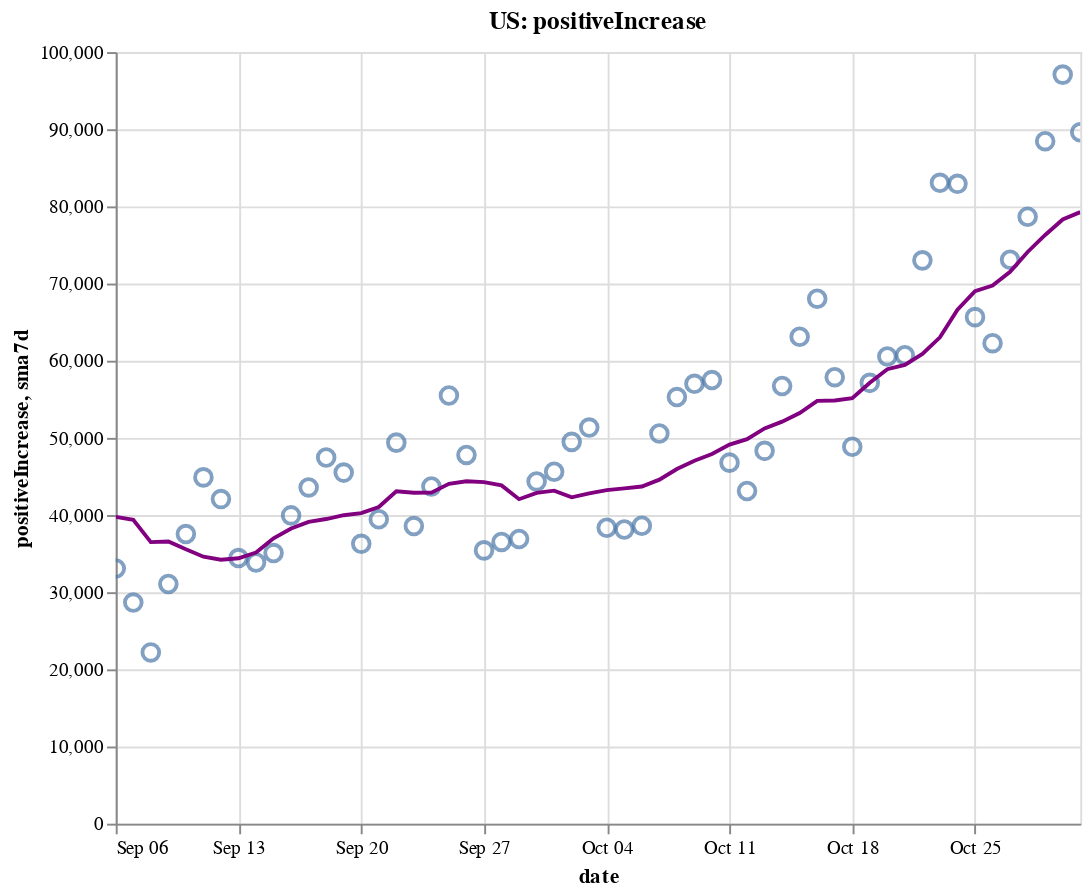

Notebook source saved alongside this figure:
### Code cell
create_plot(us, 'positiveIncrease')

### Figure 1 — Vega-Lite specification as saved in the notebook (floating-point values rounded to 4 significant figures)
{"config": {"view": {"continuousWidth": 400, "continuousHeight": 300}}, "layer": [{"layer": [{"mark": {"type": "point", "size": 75}, "encoding": {"tooltip": [{"type": "temporal", "field": "date"}, {"type": "quantitative", "field": "positiveIncrease"}, {"type": "quantitative", "field": "sma7d"}], "x": {"type": "temporal", "field": "date"}, "y": {"type": "quantitative", "field": "positiveIncrease"}}, "selection": {"selector002": {"type": "interval", "bind": "scales", "encodings": ["x", "y"]}}}, {"mark": {"type": "line", "color": "purple"}, "encoding": {"x": {"type": "temporal", "field": "date"}, "y": {"type": "quantitative", "field": "sma7d"}}}]}, {"mark": {"type": "rule", "color": "#aaa"}, "encoding": {"x": {"type": "temporal", "field": "date"}}, "transform": [{"filter": {"selection": "selector001"}}]}, {"mark": "circle", "encoding": {"opacity": {"condition": {"value": 1, "selection": "selector001"}, "value": 0}, "tooltip": [{"type": "temporal", "field": "date"}, {"type": "quantitative", "field": "positiveIncrease"}, {"type": "quantitative", "field": "sma7d"}], "x": {"type": "temporal", "field": "date"}, "y": {"type": "quantitative", "field": "positiveIncrease"}}, "selection": {"selector001": {"type": "single", "encodings": ["x"], "on": "mouseover", "nearest": true, "empty": "none"}}}, {"mark": {"type": "text", "align": "left", "dx": 5, "dy": -5, "stroke": "white", "strokeWidth": 2}, "encoding": {"text": {"type": "quantitative", "field": "positiveIncrease"}, "tooltip": [{"type": "temporal", "field": "date"}, {"type": "quantitative", "field": "positiveIncrease"}, {"type": "quantitative", "field": "sma7d"}], "x": {"type": "temporal", "field": "date"}, "y": {"type": "quantitative", "field": "positiveIncrease"}}, "transform": [{"filter": {"selection": "selector001"}}]}, {"mark": {"type": "text", "align": "left", "dx": 5, "dy": -5}, "encoding": {"text": {"type": "quantitative", "field": "positiveIncrease"}, "tooltip": [{"type": "temporal", "field": "date"}, {"type": "quantitative", "field": "positiveIncrease"}, {"type": "quantitative", "field": "sma7d"}], "x": {"type": "temporal", "field": "date"}, "y": {"type": "quantitative", "field": "positiveIncrease"}}, "transform": [{"filter": {"selection": "selector001"}}]}], "data": {"name": "data-1948be56223b7acf8a994857016dca43"}, "height": 400, "title": "US: positiveIncrease", "width": 500, "$schema": "https://vega.github.io/schema/vega-lite/v4.8.1.json", "datasets": {"data-1948be56223b7acf8a994857016dca43": [{"date": "2020-09-06T00:00:00", "totalTestResultsIncrease": 831400.0, "positiveIncrease": 33070.0, "death": 181100.0, "deathIncrease": 449.0, "positiveRate": 0.04, "state": "US", "sma7d": 39760.0}, {"date": "2020-09-07T00:00:00", "totalTestResultsIncrease": 662900.0, "positiveIncrease": 28660.0, "death": 181300.0, "deathIncrease": 225.0, "positiveRate": 0.043, "state": "US", "sma7d": 39370.0}, {"date": "2020-09-08T00:00:00", "totalTestResultsIncrease": 582900.0, "positiveIncrease": 22200.0, "death": 181700.0, "deathIncrease": 358.0, "positiveRate": 0.038, "state": "US", "sma7d": 36490.0}, {"date": "2020-09-09T00:00:00", "totalTestResultsIncrease": 703600.0, "positiveIncrease": 31060.0, "death": 182800.0, "deathIncrease": 1084.0, "positiveRate": 0.044, "state": "US", "sma7d": 36570.0}, {"date": "2020-09-10T00:00:00", "totalTestResultsIncrease": 778700.0, "positiveIncrease": 37540.0, "death": 183900.0, "deathIncrease": 1170.0, "positiveRate": 0.048, "state": "US", "sma7d": 35560.0}, {"date": "2020-09-11T00:00:00", "totalTestResultsIncrease": 920000.0, "positiveIncrease": 44880.0, "death": 185000.0, "deathIncrease": 1018.0, "positiveRate": 0.049, "state": "US", "sma7d": 34610.0}, {"date": "2020-09-12T00:00:00", "totalTestResultsIncrease": 994300.0, "positiveIncrease": 42070.0, "death": 185800.0, "deathIncrease": 810.0, "positiveRate": 0.042, "state": "US", "sma7d": 34210.0}, {"date": "2020-09-13T00:00:00", "totalTestResultsIncrease": 772600.0, "positiveIncrease": 34420.0, "death": 186200.0, "deathIncrease": 390.0, "positiveRate": 0.045, "state": "US", "sma7d": 34400.0}, {"date": "2020-09-14T00:00:00", "totalTestResultsIncrease": 501200.0, "positiveIncrease": 33850.0, "death": 186600.0, "deathIncrease": 404.0, "positiveRate": 0.068, "state": "US", "sma7d": 35150.0}, {"date": "2020-09-15T00:00:00", "totalTestResultsIncrease": 812800.0, "positiveIncrease": 35070.0, "death": 187600.0, "deathIncrease": 1031.0, "positiveRate": 0.043, "state": "US", "sma7d": 36980.0}, {"date": "2020-09-16T00:00:00", "totalTestResultsIncrease": 826600.0, "positiveIncrease": 39950.0, "death": 188800.0, "deathIncrease": 1200.0, "positiveRate": 0.048, "state": "US", "sma7d": 38250.0}, {"date": "2020-09-17T00:00:00", "totalTestResultsIncrease": 964300.0, "positiveIncrease": 43580.0, "death": 189700.0, "deathIncrease": 863.0, "positiveRate": 0.045, "state": "US", "sma7d": 39120.0}, {"date": "2020-09-18T00:00:00", "totalTestResultsIncrease": 1093000.0, "positiveIncrease": 47460.0, "death": 190600.0, "deathIncrease": 901.0, "positiveRate": 0.043, "state": "US", "sma7d": 39490.0}, {"date": "2020-09-19T00:00:00", "totalTestResultsIncrease": 1177000.0, "positiveIncrease": 45500.0, "death": 191300.0, "deathIncrease": 740.0, "positiveRate": 0.039, "state": "US", "sma7d": 39980.0}, {"date": "2020-09-20T00:00:00", "totalTestResultsIncrease": 979000.0, "positiveIncrease": 36270.0, "death": 191600.0, "deathIncrease": 327.0, "positiveRate": 0.037, "state": "US", "sma7d": 40240.0}, {"date": "2020-09-21T00:00:00", "totalTestResultsIncrease": 775400.0, "positiveIncrease": 39460.0, "death": 191900.0, "deathIncrease": 287.0, "positiveRate": 0.051, "state": "US", "sma7d": 41040.0}, {"date": "2020-09-22T00:00:00", "totalTestResultsIncrease": 850800.0, "positiveIncrease": 49380.0, "death": 192800.0, "deathIncrease": 854.0, "positiveRate": 0.058, "state": "US", "sma7d": 43090.0}, {"date": "2020-09-23T00:00:00", "totalTestResultsIncrease": 1010000.0, "positiveIncrease": 38570.0, "death": 193900.0, "deathIncrease": 1159.0, "positiveRate": 0.038, "state": "US", "sma7d": 42890.0}, {"date": "2020-09-24T00:00:00", "totalTestResultsIncrease": 1038000.0, "positiveIncrease": 43710.0, "death": 194800.0, "deathIncrease": 921.0, "positiveRate": 0.042, "state": "US", "sma7d": 42910.0}, {"date": "2020-09-25T00:00:00", "totalTestResultsIncrease": 1113000.0, "positiveIncrease": 55490.0, "death": 195700.0, "deathIncrease": 844.0, "positiveRate": 0.05, "state": "US", "sma7d": 44050.0}, {"date": "2020-09-26T00:00:00", "totalTestResultsIncrease": 1123000.0, "positiveIncrease": 47790.0, "death": 196600.0, "deathIncrease": 869.0, "positiveRate": 0.043, "state": "US", "sma7d": 44380.0}, {"date": "2020-09-27T00:00:00", "totalTestResultsIncrease": 905900.0, "positiveIncrease": 35420.0, "death": 196900.0, "deathIncrease": 307.0, "positiveRate": 0.039, "state": "US", "sma7d": 44260.0}, {"date": "2020-09-28T00:00:00", "totalTestResultsIncrease": 1165000.0, "positiveIncrease": 36510.0, "death": 197100.0, "deathIncrease": 257.0, "positiveRate": 0.031, "state": "US", "sma7d": 43840.0}, {"date": "2020-09-29T00:00:00", "totalTestResultsIncrease": 914700.0, "positiveIncrease": 36890.0, "death": 197900.0, "deathIncrease": 739.0, "positiveRate": 0.04, "state": "US", "sma7d": 42050.0}, {"date": "2020-09-30T00:00:00", "totalTestResultsIncrease": 904500.0, "positiveIncrease": 44360.0, "death": 198900.0, "deathIncrease": 1061.0, "positiveRate": 0.049, "state": "US", "sma7d": 42880.0}, {"date": "2020-10-01T00:00:00", "totalTestResultsIncrease": 998300.0, "positiveIncrease": 45620.0, "death": 199800.0, "deathIncrease": 851.0, "positiveRate": 0.046, "state": "US", "sma7d": 43150.0}, {"date": "2020-10-02T00:00:00", "totalTestResultsIncrease": 1242000.0, "positiveIncrease": 49480.0, "death": 200600.0, "deathIncrease": 835.0, "positiveRate": 0.04, "state": "US", "sma7d": 42300.0}, {"date": "2020-10-03T00:00:00", "totalTestResultsIncrease": 1100000.0, "positiveIncrease": 51340.0, "death": 201400.0, "deathIncrease": 741.0, "positiveRate": 0.047, "state": "US", "sma7d": 42800.0}, {"date": "2020-10-04T00:00:00", "totalTestResultsIncrease": 1029000.0, "positiveIncrease": 38360.0, "death": 201700.0, "deathIncrease": 363.0, "positiveRate": 0.037, "state": "US", "sma7d": 43220.0}, {"date": "2020-10-05T00:00:00", "totalTestResultsIncrease": 990800.0, "positiveIncrease": 38120.0, "death": 202000.0, "deathIncrease": 326.0, "positiveRate": 0.038, "state": "US", "sma7d": 43450.0}, {"date": "2020-10-06T00:00:00", "totalTestResultsIncrease": 907200.0, "positiveIncrease": 38610.0, "death": 202700.0, "deathIncrease": 634.0, "positiveRate": 0.043, "state": "US", "sma7d": 43700.0}, {"date": "2020-10-07T00:00:00", "totalTestResultsIncrease": 973500.0, "positiveIncrease": 50560.0, "death": 203600.0, "deathIncrease": 916.0, "positiveRate": 0.052, "state": "US", "sma7d": 44580.0}, {"date": "2020-10-08T00:00:00", "totalTestResultsIncrease": 1150000.0, "positiveIncrease": 55290.0, "death": 204600.0, "deathIncrease": 986.0, "positiveRate": 0.048, "state": "US", "sma7d": 45970.0}, {"date": "2020-10-09T00:00:00", "totalTestResultsIncrease": 1201000.0, "positiveIncrease": 57000.0, "death": 205500.0, "deathIncrease": 893.0, "positiveRate": 0.047, "state": "US", "sma7d": 47040.0}, {"date": "2020-10-10T00:00:00", "totalTestResultsIncrease": 1247000.0, "positiveIncrease": 57490.0, "death": 206100.0, "deathIncrease": 665.0, "positiveRate": 0.046, "state": "US", "sma7d": 47920.0}, {"date": "2020-10-11T00:00:00", "totalTestResultsIncrease": 1083000.0, "positiveIncrease": 46790.0, "death": 206600.0, "deathIncrease": 466.0, "positiveRate": 0.043, "state": "US", "sma7d": 49130.0}, {"date": "2020-10-12T00:00:00", "totalTestResultsIncrease": 1064000.0, "positiveIncrease": 43110.0, "death": 206900.0, "deathIncrease": 287.0, "positiveRate": 0.041, "state": "US", "sma7d": 49840.0}, {"date": "2020-10-13T00:00:00", "totalTestResultsIncrease": 1041000.0, "positiveIncrease": 48320.0, "death": 207600.0, "deathIncrease": 690.0, "positiveRate": 0.046, "state": "US", "sma7d": 51220.0}, {"date": "2020-10-14T00:00:00", "totalTestResultsIncrease": 1042000.0, "positiveIncrease": 56720.0, "death": 208400.0, "deathIncrease": 811.0, "positiveRate": 0.054, "state": "US", "sma7d": 52100.0}, {"date": "2020-10-15T00:00:00", "totalTestResultsIncrease": 1103000.0, "positiveIncrease": 63100.0, "death": 209300.0, "deathIncrease": 951.0, "positiveRate": 0.057, "state": "US", "sma7d": 53220.0}, {"date": "2020-10-16T00:00:00", "totalTestResultsIncrease": 1230000.0, "positiveIncrease": 68040.0, "death": 210200.0, "deathIncrease": 877.0, "positiveRate": 0.055, "state": "US", "sma7d": 54800.0}, {"date": "2020-10-17T00:00:00", "totalTestResultsIncrease": 1295000.0, "positiveIncrease": 57870.0, "death": 211000.0, "deathIncrease": 780.0, "positiveRate": 0.045, "state": "US", "sma7d": 54850.0}, {"date": "2020-10-18T00:00:00", "totalTestResultsIncrease": 1056000.0, "positiveIncrease": 48860.0, "death": 211400.0, "deathIncrease": 393.0, "positiveRate": 0.046, "state": "US", "sma7d": 55150.0}, {"date": "2020-10-19T00:00:00", "totalTestResultsIncrease": 1131000.0, "positiveIncrease": 57130.0, "death": 211800.0, "deathIncrease": 456.0, "positiveRate": 0.051, "state": "US", "sma7d": 57150.0}, {"date": "2020-10-20T00:00:00", "totalTestResultsIncrease": 948900.0, "positiveIncrease": 60560.0, "death": 212700.0, "deathIncrease": 832.0, "positiveRate": 0.064, "state": "US", "sma7d": 58900.0}, {"date": "2020-10-21T00:00:00", "totalTestResultsIncrease": 939600.0, "positiveIncrease": 60710.0, "death": 213700.0, "deathIncrease": 1024.0, "positiveRate": 0.065, "state": "US", "sma7d": 59470.0}, {"date": "2020-10-22T00:00:00", "totalTestResultsIncrease": 1219000.0, "positiveIncrease": 73010.0, "death": 214800.0, "deathIncrease": 1143.0, "positiveRate": 0.06, "state": "US", "sma7d": 60880.0}, {"date": "2020-10-23T00:00:00", "totalTestResultsIncrease": 1379000.0, "positiveIncrease": 83060.0, "death": 215800.0, "deathIncrease": 917.0, "positiveRate": 0.06, "state": "US", "sma7d": 63030.0}, {"date": "2020-10-24T00:00:00", "totalTestResultsIncrease": 1322000.0, "positiveIncrease": 82920.0, "death": 216700.0, "deathIncrease": 890.0, "positiveRate": 0.063, "state": "US", "sma7d": 66610.0}, {"date": "2020-10-25T00:00:00", "totalTestResultsIncrease": 1192000.0, "positiveIncrease": 65650.0, "death": 217000.0, "deathIncrease": 377.0, "positiveRate": 0.055, "state": "US", "sma7d": 69010.0}, {"date": "2020-10-26T00:00:00", "totalTestResultsIncrease": 1201000.0, "positiveIncrease": 62270.0, "death": 217400.0, "deathIncrease": 389.0, "positiveRate": 0.052, "state": "US", "sma7d": 69740.0}, {"date": "2020-10-27T00:00:00", "totalTestResultsIncrease": 1081000.0, "positiveIncrease": 73100.0, "death": 218300.0, "deathIncrease": 931.0, "positiveRate": 0.068, "state": "US", "sma7d": 71530.0}, {"date": "2020-10-28T00:00:00", "totalTestResultsIncrease": 1086000.0, "positiveIncrease": 78660.0, "death": 219400.0, "deathIncrease": 1025.0, "positiveRate": 0.072, "state": "US", "sma7d": 74100.0}, {"date": "2020-10-29T00:00:00", "totalTestResultsIncrease": 1325000.0, "positiveIncrease": 88450.0, "death": 220400.0, "deathIncrease": 1049.0, "positiveRate": 0.067, "state": "US", "sma7d": 76300.0}, {"date": "2020-10-30T00:00:00", "totalTestResultsIncrease": 1362000.0, "positiveIncrease": 97080.0, "death": 221400.0, "deathIncrease": 933.0, "positiveRate": 0.071, "state": "US", "sma7d": 78310.0}, {"date": "2020-10-31T00:00:00", "totalTestResultsIncrease": 1338000.0, "positiveIncrease": 89610.0, "death": 222200.0, "deathIncrease": 959.0, "positiveRate": 0.067, "state": "US", "sma7d": 79260.0}]}}
